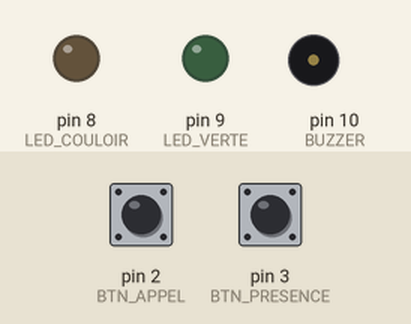
Recording of a sketch running on a simulated Arduino Uno, built with avr-gcc and run on an emulated ATmega328P. Parts: output pins drawn as LEDs (lit = HIGH), buzzer (waves = sounding, pin HIGH). Dashed ring = blinking. The test bench sets the inputs (shaded band); at power-on: pin 2 (BTN_APPEL) HIGH, pin 3 (BTN_PRESENCE) HIGH.

Above: at 1.2 s.
1.3 s: pin 2 (BTN_APPEL) pulled LOW for 0.15 s
At 2.1 s:
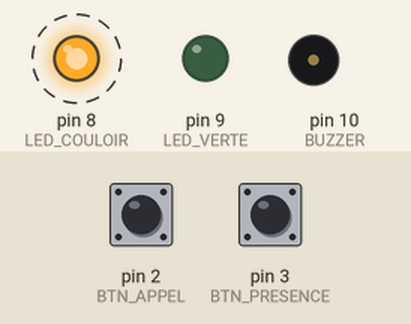
4.4 s: pin 3 (BTN_PRESENCE) pulled LOW for 0.15 s
At 5.5 s:
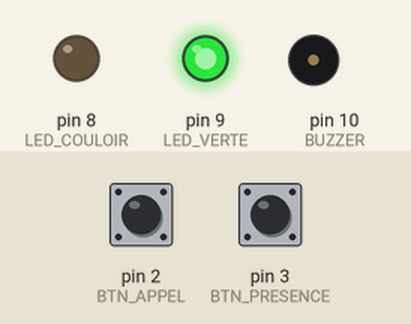
6.0 s: pin 3 (BTN_PRESENCE) pulled LOW for 1 s
At 6.7 s:
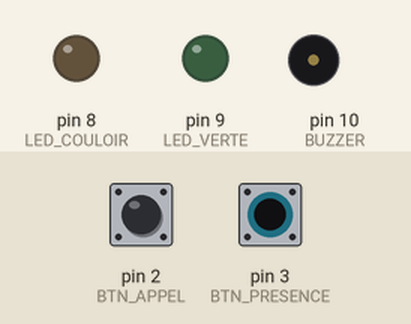
8.5 s: pin 2 (BTN_APPEL) pulled LOW for 1 s
At 8.65 s:
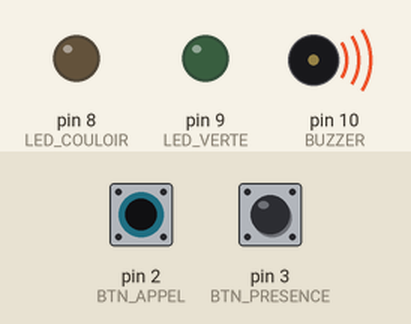
12.5 s: pin 3 (BTN_PRESENCE) pulled LOW for 3.2 s
At 14.0 s:
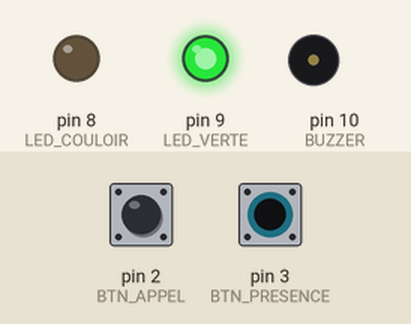
Timing chart, 0 to 15.5 s (numbered marks = the images above; inputs shaded):
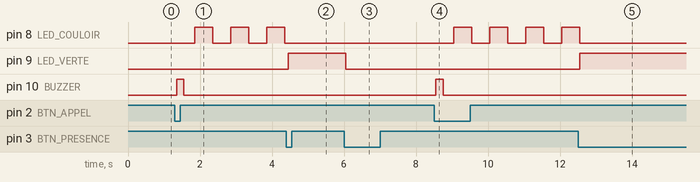

Measured:
- after the input at 1.3 s, pin 8 (LED_COULOIR): alternates HIGH for 0.50 s and LOW for 0.50 s, starting after 0.55 s; pin 10 (BUZZER): LOW → HIGH after 0.05 s, → LOW 0.20 s later
- after the input at 4.4 s, pin 8 (LED_COULOIR): stays LOW (without the input it goes to HIGH after 0.45 s); pin 9 (LED_VERTE): LOW → HIGH after 0.05 s
- after the input at 6.0 s, pin 9 (LED_VERTE): HIGH → LOW after 0.05 s
- after the input at 8.5 s, pin 8 (LED_COULOIR): alternates HIGH for 0.50 s and LOW for 0.50 s, starting after 0.55 s; pin 10 (BUZZER): LOW → HIGH after 0.05 s, → LOW 0.20 s later
- after the input at 12.5 s, pin 8 (LED_COULOIR): goes on until 12.5 s, then stays LOW; pin 9 (LED_VERTE): LOW → HIGH after 0.05 s; pin 10 (BUZZER): stays LOW (without the input it goes to HIGH after 1.1 s)

The sketch:

m2023_ex8_appel_infirmier.ino
```cpp
// Midterm 2022-2023, Exercice 8 : appel infirmier (sketch complet, non bloquant)
const int BTN_APPEL = 2, BTN_PRESENCE = 3;
const int LED_COULOIR = 8, LED_VERTE = 9, BUZZER = 10;
const unsigned long T_DEBOUNCE = 50, T_URGENCE = 60000UL;
const unsigned long T_BIP = 200, T_PERIODE_BIP = 5000, T_LED_1HZ = 500, T_LED_4HZ = 125;

enum class Etat { REPOS, APPEL, URGENCE, PRESENCE };   // declare avant toute fonction qui l'utilise
Etat etat = Etat::REPOS;
unsigned long tEntree = 0, tLed = 0;
bool led = false;

struct Bouton {                 // a) toutes les donnees d'un bouton : la fonction les modifie -> par reference
  byte pin;
  int etatStable;               // dernier niveau stable (HIGH au repos avec INPUT_PULLUP)
  int lecturePrec;              // derniere lecture brute
  unsigned long tChange;        // instant du dernier changement brut
};
Bouton appel    = {BTN_APPEL,    HIGH, HIGH, 0};
Bouton presence = {BTN_PRESENCE, HIGH, HIGH, 0};

bool appui(Bouton &b) {         // vrai une seule fois par appui (front descendant debounce)
  int l = digitalRead(b.pin);
  if (l != b.lecturePrec) { b.tChange = millis(); b.lecturePrec = l; }
  if (millis() - b.tChange > T_DEBOUNCE && l != b.etatStable) {
    b.etatStable = l;
    return l == LOW;
  }
  return false;
}

void changer(Etat e) { etat = e; tEntree = millis(); tLed = millis(); led = false; }

void setup() {
  pinMode(BTN_APPEL, INPUT_PULLUP); pinMode(BTN_PRESENCE, INPUT_PULLUP);
  pinMode(LED_COULOIR, OUTPUT); pinMode(LED_VERTE, OUTPUT); pinMode(BUZZER, OUTPUT);
}

void loop() {
  bool a = appui(appel), p = appui(presence);   // lire les deux boutons a chaque tour
  unsigned long now = millis(), ecoule = now - tEntree;
  switch (etat) {
    case Etat::REPOS:
      digitalWrite(LED_COULOIR, LOW); digitalWrite(LED_VERTE, LOW); digitalWrite(BUZZER, LOW);
      if (a) changer(Etat::APPEL);
      break;
    case Etat::APPEL:
      if (now - tLed >= T_LED_1HZ) { tLed = now; led = !led; digitalWrite(LED_COULOIR, led); }
      digitalWrite(BUZZER, (ecoule % T_PERIODE_BIP) < T_BIP);      // 200 ms toutes les 5 s
      if (p) changer(Etat::PRESENCE);
      else if (ecoule >= T_URGENCE) changer(Etat::URGENCE);
      break;
    case Etat::URGENCE:
      if (now - tLed >= T_LED_4HZ) { tLed = now; led = !led; digitalWrite(LED_COULOIR, led); }
      digitalWrite(BUZZER, HIGH);
      if (p) changer(Etat::PRESENCE);
      break;
    case Etat::PRESENCE:
      digitalWrite(LED_COULOIR, LOW); digitalWrite(BUZZER, LOW); digitalWrite(LED_VERTE, HIGH);
      if (p) changer(Etat::REPOS);                                  // fin des soins
      break;
  }
}
```
